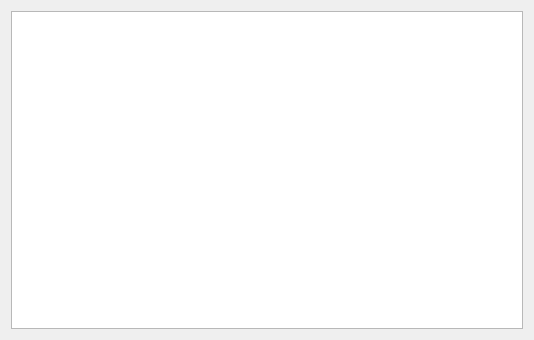
<?xml version="1.0" encoding="UTF-8"?>
<ui version="4.0">
 <class>ClientWidgetList</class>
 <widget class="QWidget" name="ClientWidgetList">
  <property name="geometry">
   <rect>
    <x>0</x>
    <y>0</y>
    <width>534</width>
    <height>340</height>
   </rect>
  </property>
  <property name="windowTitle">
   <string>Form</string>
  </property>
  <layout class="QVBoxLayout" name="verticalLayout">
   <item>
    <widget class="QListWidget" name="listWidget"/>
   </item>
  </layout>
 </widget>
 <resources/>
 <connections/>
</ui>
